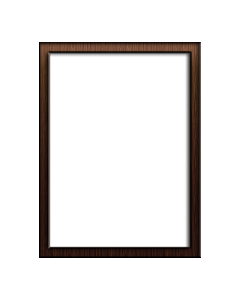
#> input picture cv_base/img1.png, 240 x 300 px
$ python 1_read_img.py
#> lines starting #> are read from the running program, lines starting #| are printed output that depends on the picture
import cv2 as cv
import numpy as np

#1.以灰度图的方式读取
img= cv.imread('img1.png',0)
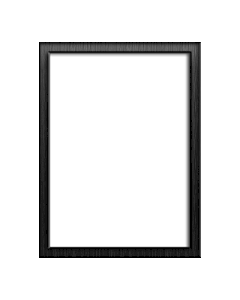
#> img: shape (300, 240); min 0, max 255, mean 229.8

#2.opencv 显示图像 调用显示图像后 要调用cv.waitKey()给图像绘制留下时间
cv.imshow('grayImg',img)
cv.waitKey(0)

#matplotlib中显示


#3.保存图像
cv.imwrite('img1.png',img)
